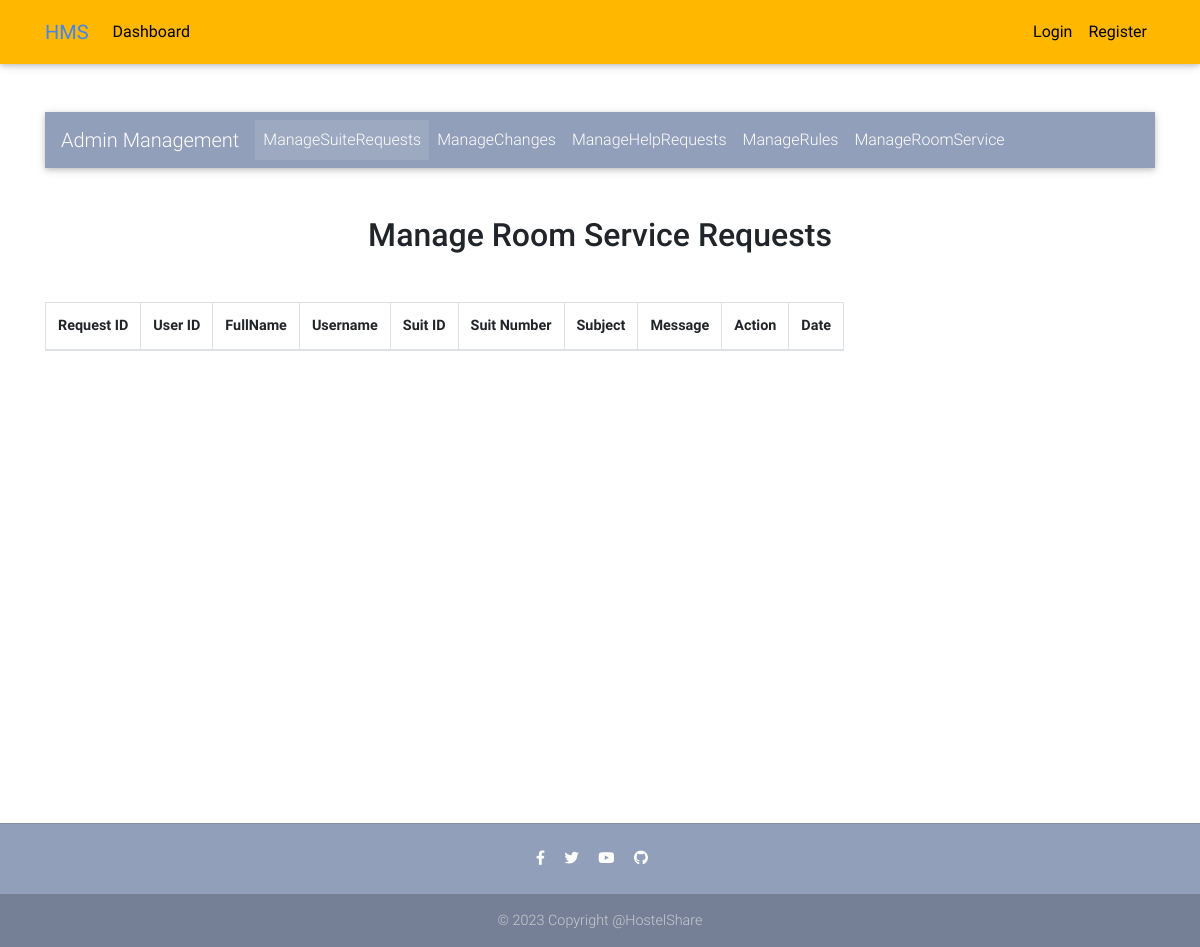
/app/manage_room_service, run on an earlier commit of the app's database.
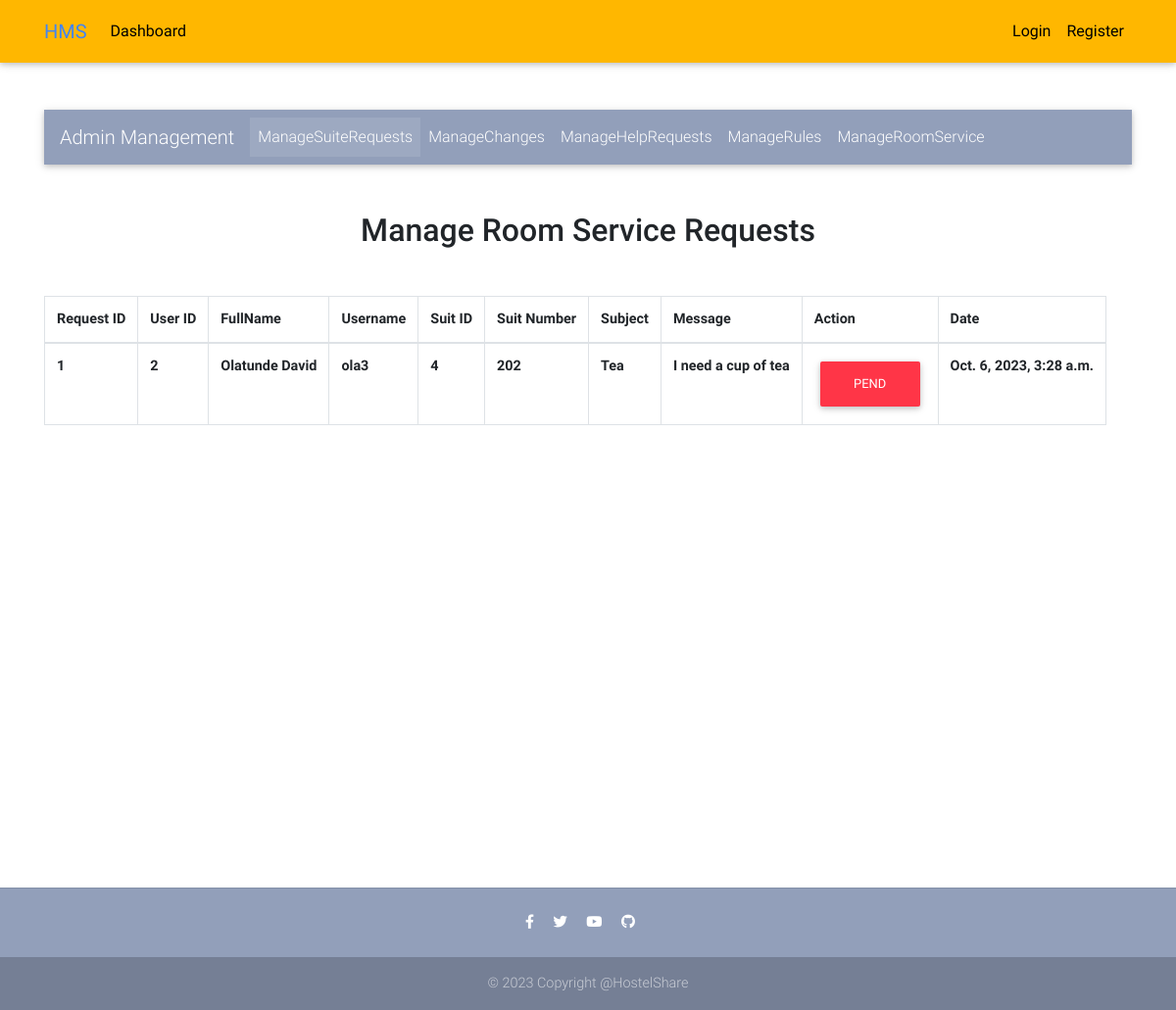
And on a later commit of the database.
### app_core/models.py (models this page shows, shortened)
class RoomServiceRequest(models.Model):
    user = models.ForeignKey(User, on_delete = models.CASCADE)
    room = models.ForeignKey(Room, on_delete=models.CASCADE)
    subject = models.CharField(max_length = 40)
    message = models.TextField()
    status = models.BooleanField(default=False)
    created_at = models.DateTimeField(auto_now = True)
    updated_at = models.DateTimeField(auto_now_add = True)

class Room(models.Model):
    user = models.ForeignKey(User, on_delete=models.CASCADE, null=True, blank=True)
    wing = models.ForeignKey(Wing, on_delete = models.CASCADE)
    package = models.ForeignKey(Package, on_delete = models.CASCADE)
    room_number = models.IntegerField(unique=True)
    room_tag = models.CharField(max_length = 10, default="NEW")
    condition = models.CharField(max_length=50)
    is_available = models.BooleanField(default=True)
    image1 = models.FileField(default="default.png")
    image2 = models.FileField(default="default.png")
    image3 = models.FileField(default="default.png")
    created_at = models.DateTimeField(auto_now = True)
    updated_at = models.DateTimeField(auto_now_add = True)

### app_core/admin_views.py (the view)
# urls.py: path("manage_room_service", manage_room_service, name = "manage-room-service"),
def manage_room_service(request):
    room_service_requests = RoomServiceRequest.objects.all()
    context = {"room_service_requests":room_service_requests}
    return render(request, "admin_templates/manage_room_service.html", context)

### app_core/templates/admin_templates/manage_room_service.html (shortened to what this page needs)
{% extends 'admin_templates/base.html' %}
{% block content %}
<br><br><br><br>
<main>
    <div class="container">
    {% include 'admin_templates/admin_nav.html' %}
    <h2 class="my-5 h2 text-center">Manage Room Service Requests</h2>
        <div class="table">
            <table class="table-stripped table-hovered table-bordered">
                <thead>
                    <tr>
                        <td>Request ID</td>
                        <td>User ID</td>
                        <td>FullName</td>
                        <td>Username</td>
                        <td>Suit ID</td>
                        <td>Suit Number</td>
                        <td>Subject</td>
                        <td>Message</td>
                        <td>Action</td>
                        <td>Date</td>
                    </tr>
                </thead>
                <tbody>
                    {% for requestss in room_service_requests %}
                    <tr>
                        <td>{{requestss.id}}</td>
                        <td>{{requestss.user.id}}</td>
                        <td>{{requestss.user.first_name}}</td>
                        <td>{{requestss.user.username}}</td>
                        <td>{{requestss.room.id}}</td>
                        <td>{{requestss.room.room_number}}</td>
                        <td>{{requestss.subject}}</td>
                        <td>{{requestss.message}}</td>
                        {% if requestss.status %}
                        <td><a href="{% url 'app:room-service-request-status' requestss.id %}" type="button" class="btn btn-danger">Pend</a></td>
                        {% else %}
                        <td><a href="{% url 'app:room-service-request-status' requestss.id %}" type="button" class="btn btn-success">Completed</a></td>
                        {% endif %}
                        <td>{{requestss.created_at}}</td>
                    </tr>
                    {% endfor %}
                </tbody>
            </table>
        </div>
    </div>
</main>
<br><br><br><br><br><br><br><br><br><br><br><br><br><br><br><br><br><br>
{% endblock %}

What changed in the data, as far as the page shows it:
added RoomServiceRequest: id "1", user.id "2", user.first_name "Olatunde David", user.username "ola3", room.id "4", room.room_number "202", subject "Tea", message "I need a cup of tea", status "PEND", created_at "Oct. 6, 2023, 3:28 a.m."
